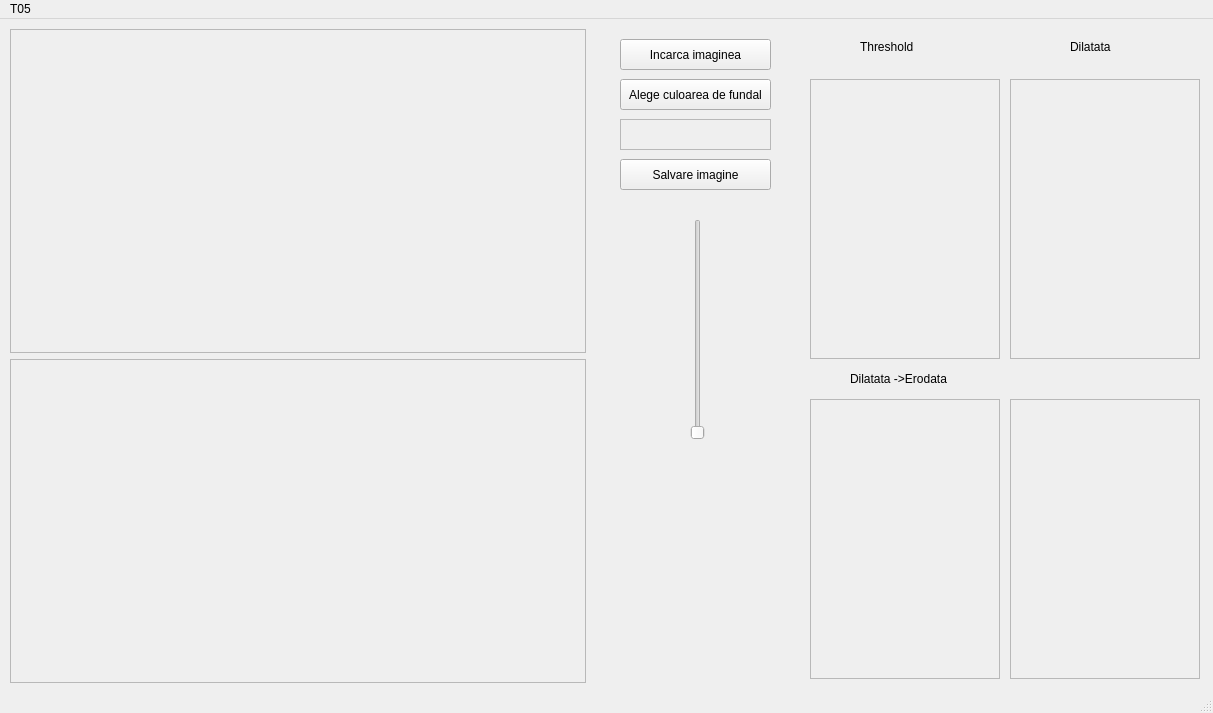
<?xml version="1.0" encoding="UTF-8"?>
<ui version="4.0">
 <class>MainWindow</class>
 <widget class="QMainWindow" name="MainWindow">
  <property name="geometry">
   <rect>
    <x>0</x>
    <y>0</y>
    <width>1213</width>
    <height>713</height>
   </rect>
  </property>
  <property name="windowTitle">
   <string>MainWindow</string>
  </property>
  <widget class="QWidget" name="centralwidget">
   <widget class="QFrame" name="frame_selectedROI">
    <property name="geometry">
     <rect>
      <x>10</x>
      <y>10</y>
      <width>576</width>
      <height>324</height>
     </rect>
    </property>
    <property name="frameShape">
     <enum>QFrame::StyledPanel</enum>
    </property>
    <property name="frameShadow">
     <enum>QFrame::Raised</enum>
    </property>
   </widget>
   <widget class="QFrame" name="frame_mainObj">
    <property name="geometry">
     <rect>
      <x>10</x>
      <y>340</y>
      <width>576</width>
      <height>324</height>
     </rect>
    </property>
    <property name="frameShape">
     <enum>QFrame::StyledPanel</enum>
    </property>
    <property name="frameShadow">
     <enum>QFrame::Raised</enum>
    </property>
   </widget>
   <widget class="QPushButton" name="btn_loadImage">
    <property name="geometry">
     <rect>
      <x>620</x>
      <y>20</y>
      <width>151</width>
      <height>31</height>
     </rect>
    </property>
    <property name="text">
     <string>Incarca imaginea</string>
    </property>
   </widget>
   <widget class="QPushButton" name="brn_chooseBackgroundColor">
    <property name="geometry">
     <rect>
      <x>620</x>
      <y>60</y>
      <width>151</width>
      <height>31</height>
     </rect>
    </property>
    <property name="text">
     <string>Alege culoarea de fundal</string>
    </property>
   </widget>
   <widget class="QPushButton" name="btn_saveImage">
    <property name="geometry">
     <rect>
      <x>620</x>
      <y>140</y>
      <width>151</width>
      <height>31</height>
     </rect>
    </property>
    <property name="text">
     <string>Salvare imagine</string>
    </property>
   </widget>
   <widget class="QFrame" name="frame_choosenBackgroundColor">
    <property name="geometry">
     <rect>
      <x>620</x>
      <y>100</y>
      <width>151</width>
      <height>31</height>
     </rect>
    </property>
    <property name="frameShape">
     <enum>QFrame::StyledPanel</enum>
    </property>
    <property name="frameShadow">
     <enum>QFrame::Raised</enum>
    </property>
   </widget>
   <widget class="QSlider" name="slider_thresholdValue">
    <property name="geometry">
     <rect>
      <x>690</x>
      <y>200</y>
      <width>16</width>
      <height>221</height>
     </rect>
    </property>
    <property name="maximum">
     <number>255</number>
    </property>
    <property name="orientation">
     <enum>Qt::Vertical</enum>
    </property>
   </widget>
   <widget class="QFrame" name="frame_thresholded">
    <property name="geometry">
     <rect>
      <x>810</x>
      <y>60</y>
      <width>190</width>
      <height>280</height>
     </rect>
    </property>
    <property name="frameShape">
     <enum>QFrame::StyledPanel</enum>
    </property>
    <property name="frameShadow">
     <enum>QFrame::Raised</enum>
    </property>
   </widget>
   <widget class="QFrame" name="frame_dilated">
    <property name="geometry">
     <rect>
      <x>1010</x>
      <y>60</y>
      <width>190</width>
      <height>280</height>
     </rect>
    </property>
    <property name="frameShape">
     <enum>QFrame::StyledPanel</enum>
    </property>
    <property name="frameShadow">
     <enum>QFrame::Raised</enum>
    </property>
   </widget>
   <widget class="QFrame" name="frame_eroded">
    <property name="geometry">
     <rect>
      <x>810</x>
      <y>380</y>
      <width>190</width>
      <height>280</height>
     </rect>
    </property>
    <property name="frameShape">
     <enum>QFrame::StyledPanel</enum>
    </property>
    <property name="frameShadow">
     <enum>QFrame::Raised</enum>
    </property>
   </widget>
   <widget class="QFrame" name="frame_newROI">
    <property name="geometry">
     <rect>
      <x>1010</x>
      <y>380</y>
      <width>190</width>
      <height>280</height>
     </rect>
    </property>
    <property name="frameShape">
     <enum>QFrame::StyledPanel</enum>
    </property>
    <property name="frameShadow">
     <enum>QFrame::Raised</enum>
    </property>
   </widget>
   <widget class="QLabel" name="Thresholded">
    <property name="geometry">
     <rect>
      <x>860</x>
      <y>20</y>
      <width>91</width>
      <height>16</height>
     </rect>
    </property>
    <property name="text">
     <string>Threshold</string>
    </property>
   </widget>
   <widget class="QLabel" name="Dilated">
    <property name="geometry">
     <rect>
      <x>1070</x>
      <y>20</y>
      <width>91</width>
      <height>16</height>
     </rect>
    </property>
    <property name="text">
     <string>Dilatata</string>
    </property>
   </widget>
   <widget class="QLabel" name="Eroded">
    <property name="geometry">
     <rect>
      <x>850</x>
      <y>350</y>
      <width>111</width>
      <height>20</height>
     </rect>
    </property>
    <property name="text">
     <string>Dilatata -&gt;Erodata</string>
    </property>
   </widget>
  </widget>
  <widget class="QMenuBar" name="menubar">
   <property name="geometry">
    <rect>
     <x>0</x>
     <y>0</y>
     <width>1213</width>
     <height>21</height>
    </rect>
   </property>
   <widget class="QMenu" name="menuT05">
    <property name="title">
     <string>T05</string>
    </property>
   </widget>
   <addaction name="menuT05"/>
  </widget>
  <widget class="QStatusBar" name="statusbar"/>
 </widget>
 <resources/>
 <connections/>
</ui>
